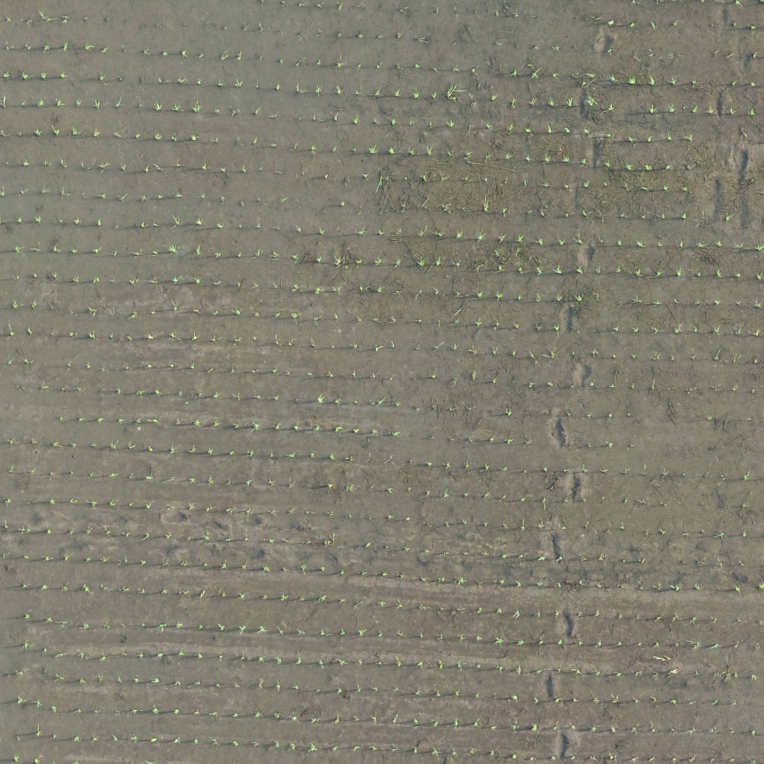
#> input picture datasets/aipal-nchu_RiceSeedlingDataset/images/1.jpg, 1527 x 1527 px, found by its file name (shown at 1/2 size); its folder holds only this picture in this run
$ python image_manipulation.py
#> lines starting #> are read from the running program, lines starting #| are printed output that depends on the picture
#> further down, src_img is the input picture: shape (1527, 1527, 3); mean B, G, R 112.3, 126.1, 129.4
import os
import numpy as np
import matplotlib.pyplot as plt
import shutil
import pandas as pd
import cv2
from sklearn.cluster import KMeans


def find_average_color(image):
    average_color_row = np.average(image, axis=0)
    print(len(average_color_row))
    average_color1 = np.average(average_color_row, axis=0)
    # print(average_color1)

    average_color = []
    for i in range(3):
        average_color.append(int(average_color1[i]))

    avg_color_img = np.ones((312, 312, 3), dtype=np.uint8)
    avg_color_img[:, :] = average_color1

    return average_color, avg_color_img


def compute_histogram(image):
    green_hist = cv2.calcHist([image], [1], None, [16], [0, 256])
    red_hist = cv2.calcHist([image], [2], None, [16], [0, 256])
    blue_hist = cv2.calcHist([image], [0], None, [16], [0, 256])

    green_hist = [x.tolist()[0] for x in green_hist]
    red_hist = [x.tolist()[0] for x in red_hist]
    blue_hist = [x.tolist()[0] for x in blue_hist]

    hist = []
    for k in red_hist:
        hist.append(k)
    for k in green_hist:
        hist.append(k)
    for k in blue_hist:
        hist.append(k)

    return hist


# [31 lines left out: function find_hist_dist, not called in this run]


def find_k_means_clusters_from_hist(cells, cell_histograms):
    wcss = []
    for i in range(1, 11):
        k_means = KMeans(n_clusters=i, init="k-means++", random_state=42)
        k_means.fit(cell_histograms)
        wcss.append(k_means.inertia_)

    # [4 lines of commented-out code are left out]

    k_means_optimum = KMeans(n_clusters=2, init="k-means++", random_state=42)
    y = list(map(int, k_means_optimum.fit_predict(cell_histograms)))

    clusters_dict = {}
    for k in range(len(y)):
        if y[k] not in clusters_dict:
            clusters_dict[y[k]] = [[cells[k], k]]
        else:
            clusters_dict[y[k]].append([cells[k], k])

    clusters_lst = []

    for _ in range(len(clusters_dict)):
        clusters_lst.append([])

    return clusters_dict, clusters_lst


# [128 lines left out: functions find_cluster_dist, min_zero_row, mark_matrix, adjust_matrix, hungarian_algorithm, ans_calculation, not called in this run]


def proccess_file(image, filename):
#> called with filename = '1.jpg'
    (h, w) = image.shape[:2]
#> h = 1527; w = 1527

    cell_size = 300

    hq = h // cell_size
#> hq = 5
    wq = w // cell_size
#> wq = 5

    cells = []
    cell_colors = []
    cell_histograms = []

    for i in range(1, (hq + 1)):
        for j in range(1, (wq + 1)):
            cell = image[
                (i - 1) * cell_size : i * cell_size, (j - 1) * cell_size : j * cell_size
            ]
            cells.append(cell)

            cell_color, cell_avg_color_img = find_average_color(cell)
            cell_colors.append(cell_color)

            cell_histograms.append(compute_histogram(cell))
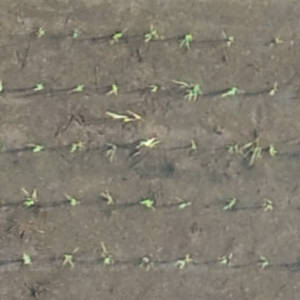
#> cell: shape (300, 300, 3); mean B, G, R 111.4, 124.3, 130.1
#> after the loop, cell_colors = 25 items, first 6: [118, 131, 132], [117, 130, 130], [113, 126, 126], [108, 121, 122], [107, 121, 123], [117, 131, 132]; cell_histograms = 25 items; cells = 25 items

            # New cell
            # print("New cell")

    # (
    #     min_distance_cells,
    #     min_distance,
    #     max_distance_cells,
    #     max_distance,
    #     distances,
    # ) = find_hist_dist(cell_histograms)

    # print("Min Distance", min_distance)
    # print(
    #     "Min Distance Cells: "
    #     + str(min_distance_cells[0])
    #     + " "
    #     + str(min_distance_cells[1])
    # )

    # min_dist_c1_name = "Min Dist Cell 1 (Cell " + str(min_distance_cells[0]) + ")"
    # min_dist_c2_name = "Min Dist Cell 2 (Cell " + str(min_distance_cells[1]) + ")"

    # cv2.imshow(min_dist_c1_name, cells[min_distance_cells[0] - 1])
    # cv2.imshow(min_dist_c2_name, cells[min_distance_cells[1] - 1])
    # cv2.waitKey(0)

    # print("Max Distance", max_distance)
    # print(
    #     "Max Distance Cells: "
    #     + str(max_distance_cells[0])
    #     + " "
    #     + str(max_distance_cells[1])
    # )

    # max_dist_c1_name = "Max Dist Cell 1 (Cell " + str(max_distance_cells[0]) + ")"
    # max_dist_c2_name = "Max Dist Cell 2 (Cell " + str(max_distance_cells[1]) + ")"

    # cv2.imshow(max_dist_c1_name, cells[max_distance_cells[0] - 1])
    # cv2.imshow(max_dist_c2_name, cells[max_distance_cells[1] - 1])
    # cv2.waitKey(0)

    clusters_dict, clusters_lst = find_k_means_clusters_from_hist(
        cells, cell_histograms
    )
#> after the loop in find_k_means_clusters_from_hist, `for i in range(1, 11):`: wcss = [2.92e+10, 9.06e+09, 5.59e+09, 3.38e+09, 2.58e+09, 1.76e+09, 1.38e+09, 1.17e+09, 968156476.9, 753030455.1]
#> in find_k_means_clusters_from_hist, `y = list(map(int, k_means_optimum.fit_predict(cell_histograms)))`: y = 25 values, max 1 at index 0, min 0 at index 3, mean 0.48
#> the loop in find_k_means_clusters_from_hist, `for k in range(len(y)):` made 25 passes
#> after the loop in find_k_means_clusters_from_hist, `for k in range(len(y)):`: clusters_dict = 2 items
#> the loop in find_k_means_clusters_from_hist, `for _ in range(len(clusters_dict)):` made 2 passes
#> after the loop in find_k_means_clusters_from_hist, `for _ in range(len(clusters_dict)):`: clusters_lst = [[], []]
#> clusters_dict = 2 items; clusters_lst = [[], []]

    for bucket in clusters_dict.keys():
        for cell in clusters_dict[bucket]:
            clusters_lst[bucket].append(cell[1])

        bucket_dir = "output\\" + filename[0:-4] + "\\" + str(bucket)
        os.mkdir(bucket_dir)

        for i in range(len(clusters_dict[bucket])):
            cv2.imwrite(
                os.path.join(
                    bucket_dir, "cell" + str(clusters_dict[bucket][i][1]) + ".jpg"
                ),
                clusters_dict[bucket][i][0],
            )
#> this loop made 2 passes
#> bucket_dir on pass 1: 'output\\1\\1'
#> (bucket, bucket_dir) on pass 2: (0, 'output\\1\\0')
#> pass 1, in proccess_file, `cv2.imwrite( os.path.join( bucket_dir, "cell" + str(clusters_dict[buck..`:
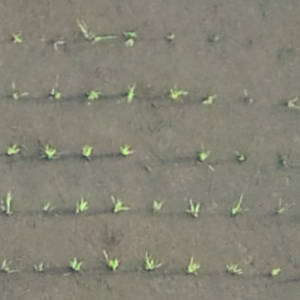
#> saved as cell0.jpg: shape (300, 300, 3); mean B, G, R 118, 131.4, 132.9
#> pass 1, in proccess_file, `cv2.imwrite( os.path.join( bucket_dir, "cell" + str(clusters_dict[buck..`:
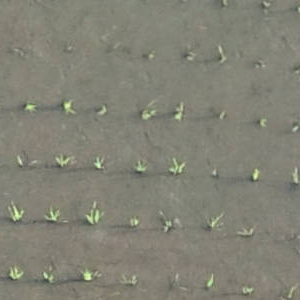
#> saved as cell1.jpg: shape (300, 300, 3); mean B, G, R 117.4, 130.3, 130.5
#> pass 1, in proccess_file, `cv2.imwrite( os.path.join( bucket_dir, "cell" + str(clusters_dict[buck..`:
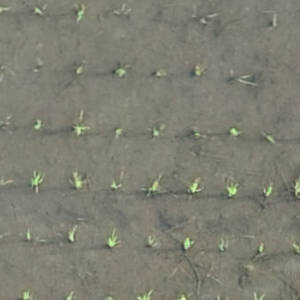
#> saved as cell2.jpg: shape (300, 300, 3); mean B, G, R 114, 126.7, 126.9
#> pass 1, in proccess_file, `cv2.imwrite( os.path.join( bucket_dir, "cell" + str(clusters_dict[buck..`:
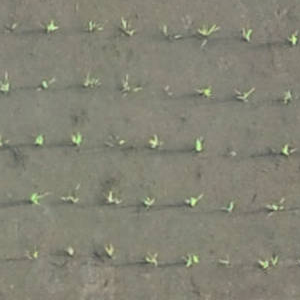
#> saved as cell5.jpg: shape (300, 300, 3); mean B, G, R 117.2, 131.4, 132.1

    return clusters_lst


for root, dirs, files in os.walk("output\\"):
    for f in files:
        os.unlink(os.path.join(root, f))
    for d in dirs:
        shutil.rmtree(os.path.join(root, d))

directory = r"datasets\example_rostock_soda_rgb\images"

global_clusters_lst = []
for filename in os.listdir(directory):
    f = os.path.join(directory, filename)

    file_output_dir = "output\\" + filename[0:-4]
    # print(file_output_dir)
    os.mkdir(file_output_dir)

    if os.path.isfile(f):
        src_img = cv2.imread(f)

        print(f)

        proccess_file(src_img, filename)

#> (the run stopped early here; a loop or call above may not have finished)

$ run again, on datasets/aipal-nchu_RiceSeedlingDataset/images/5.jpg
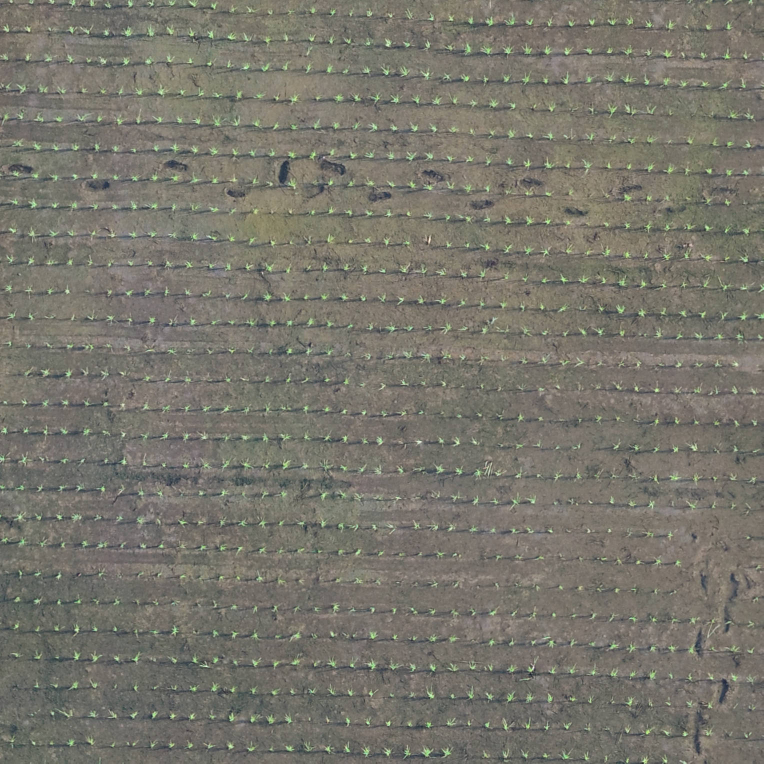
#> input picture datasets/aipal-nchu_RiceSeedlingDataset/images/5.jpg, 1527 x 1527 px, found by its file name (shown at 1/2 size)
#> src_img is the input picture: shape (1527, 1527, 3); mean B, G, R 107.5, 117.5, 119.4
#> after the loop in proccess_file, `for i in range(1, (hq + 1)):`:
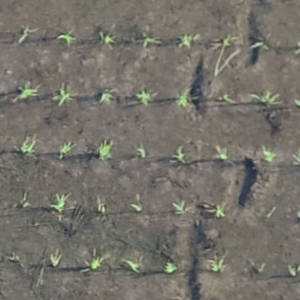
#> cell: shape (300, 300, 3); mean B, G, R 106, 114.1, 117.2
#> after the loop in proccess_file, `for i in range(1, (hq + 1)):`: cell_colors = 25 items, first 6: [110, 120, 121], [112, 127, 127], [110, 121, 123], [109, 121, 125], [107, 120, 122], [111, 120, 121]; cell_histograms = 25 items
#> after the loop in find_k_means_clusters_from_hist, `for i in range(1, 11):`: wcss = [1.59e+10, 7.61e+09, 4.15e+09, 3.33e+09, 2.21e+09, 2.03e+09, 1.52e+09, 1.33e+09, 1.22e+09, 966596029.5]
#> y = 25 values, max 1 at index 15, min 0 at index 0, mean 0.2
#> the loop in find_k_means_clusters_from_hist, `for k in range(len(y)):` made 25 passes
#> after the loop in find_k_means_clusters_from_hist, `for k in range(len(y)):`: clusters_dict = 2 items
#> the loop in find_k_means_clusters_from_hist, `for _ in range(len(clusters_dict)):` made 2 passes
#> after the loop in find_k_means_clusters_from_hist, `for _ in range(len(clusters_dict)):`: clusters_lst = [[], []]
#> in proccess_file, `clusters_dict, clusters_lst = find_k_means_clusters_from_hist( cells, ..`: clusters_dict = 2 items; clusters_lst = [[], []]
#> the loop in proccess_file, `for bucket in clusters_dict.keys():` made 2 passes
#> bucket_dir on passes 1 to 2: 'output\\5\\0', 'output\\5\\1'
#> pass 1, in proccess_file, `cv2.imwrite( os.path.join( bucket_dir, "cell" + str(clusters_dict[buck..`:
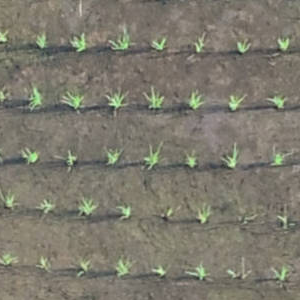
#> saved as cell3.jpg: shape (300, 300, 3); mean B, G, R 109.4, 121.8, 125.1

$ run again, on datasets/aipal-nchu_RiceSeedlingDataset/images/6.jpg
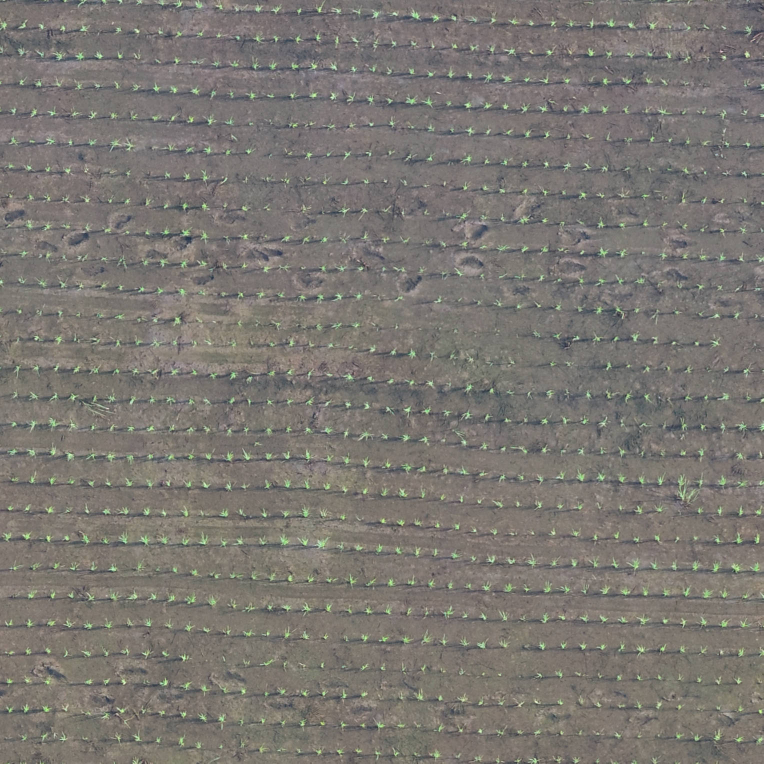
#> input picture datasets/aipal-nchu_RiceSeedlingDataset/images/6.jpg, 1527 x 1527 px, found by its file name (shown at 1/2 size)
#> src_img is the input picture: shape (1527, 1527, 3); mean B, G, R 113.3, 118.9, 122.5
#> after the loop in proccess_file, `for i in range(1, (hq + 1)):`:
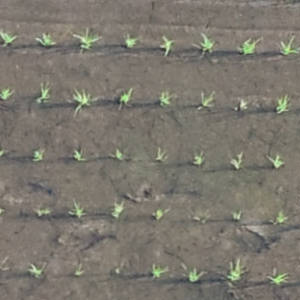
#> cell: shape (300, 300, 3); mean B, G, R 110, 119.6, 123.9
#> after the loop in proccess_file, `for i in range(1, (hq + 1)):`: cell_colors = 25 items, first 6: [116, 118, 121], [117, 117, 121], [117, 117, 120], [115, 116, 120], [116, 116, 120], [115, 119, 123]; cell_histograms = 25 items
#> after the loop in find_k_means_clusters_from_hist, `for i in range(1, 11):`: wcss = [6.18e+09, 2.77e+09, 2.3e+09, 1.34e+09, 1.19e+09, 883776298.7, 767457353.5, 657740350.5, 571139849.8, 422292851.5]
#> y = 25 values, max 1 at index 10, min 0 at index 0, mean 0.52
#> the loop in find_k_means_clusters_from_hist, `for k in range(len(y)):` made 25 passes
#> after the loop in find_k_means_clusters_from_hist, `for k in range(len(y)):`: clusters_dict = 2 items
#> the loop in find_k_means_clusters_from_hist, `for _ in range(len(clusters_dict)):` made 2 passes
#> after the loop in find_k_means_clusters_from_hist, `for _ in range(len(clusters_dict)):`: clusters_lst = [[], []]
#> in proccess_file, `clusters_dict, clusters_lst = find_k_means_clusters_from_hist( cells, ..`: clusters_dict = 2 items; clusters_lst = [[], []]
#> the loop in proccess_file, `for bucket in clusters_dict.keys():` made 2 passes
#> bucket_dir on passes 1 to 2: 'output\\6\\0', 'output\\6\\1'
#> pass 1, in proccess_file, `cv2.imwrite( os.path.join( bucket_dir, "cell" + str(clusters_dict[buck..`:
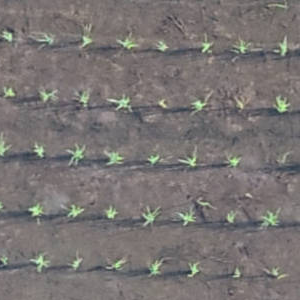
#> saved as cell3.jpg: shape (300, 300, 3); mean B, G, R 115.1, 116.2, 120.9

$ run again, on datasets/aipal-nchu_RiceSeedlingDataset/images/7.jpg
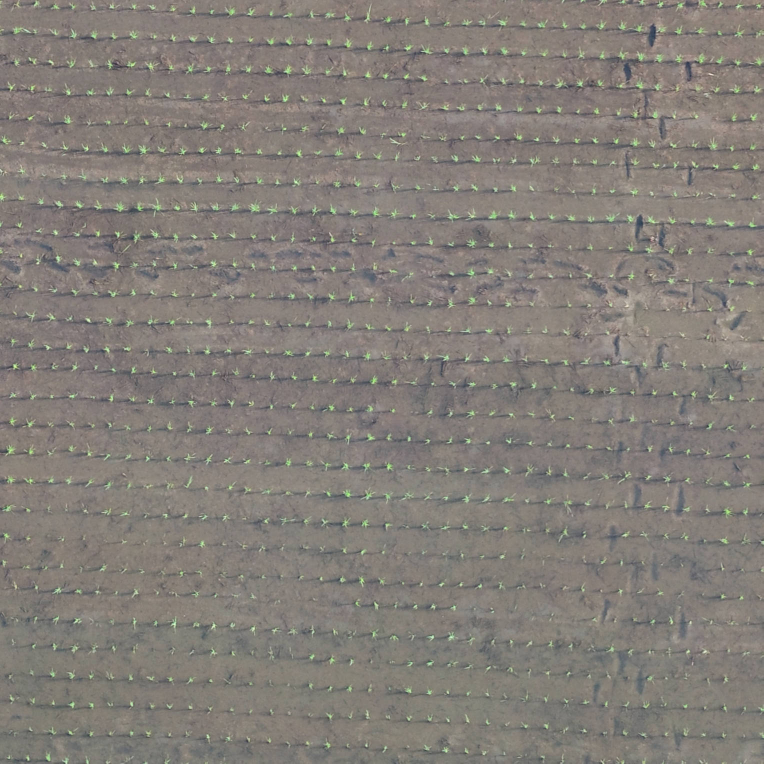
#> input picture datasets/aipal-nchu_RiceSeedlingDataset/images/7.jpg, 1527 x 1527 px, found by its file name (shown at 1/2 size)
#> src_img is the input picture: shape (1527, 1527, 3); mean B, G, R 119.9, 126.2, 131.5
#> after the loop in proccess_file, `for i in range(1, (hq + 1)):`:
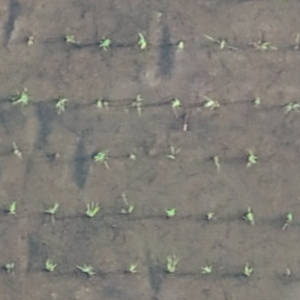
#> cell: shape (300, 300, 3); mean B, G, R 118.7, 125.3, 128.3
#> after the loop in proccess_file, `for i in range(1, (hq + 1)):`: cell_colors = 25 items, first 6: [118, 124, 131], [119, 125, 133], [119, 126, 133], [120, 126, 134], [120, 128, 136], [119, 124, 130]; cell_histograms = 25 items
#> after the loop in find_k_means_clusters_from_hist, `for i in range(1, 11):`: wcss = [7.97e+09, 5e+09, 3.78e+09, 2.84e+09, 2.1e+09, 1.72e+09, 1.11e+09, 957656456, 813465752.5, 644610927.7]
#> y = 25 values, max 1 at index 0, min 0 at index 4, mean 0.76
#> the loop in find_k_means_clusters_from_hist, `for k in range(len(y)):` made 25 passes
#> after the loop in find_k_means_clusters_from_hist, `for k in range(len(y)):`: clusters_dict = 2 items
#> the loop in find_k_means_clusters_from_hist, `for _ in range(len(clusters_dict)):` made 2 passes
#> after the loop in find_k_means_clusters_from_hist, `for _ in range(len(clusters_dict)):`: clusters_lst = [[], []]
#> in proccess_file, `clusters_dict, clusters_lst = find_k_means_clusters_from_hist( cells, ..`: clusters_dict = 2 items; clusters_lst = [[], []]
#> the loop in proccess_file, `for bucket in clusters_dict.keys():` made 2 passes
#> bucket_dir on pass 1: 'output\\7\\1'
#> pass 1, in proccess_file, `cv2.imwrite( os.path.join( bucket_dir, "cell" + str(clusters_dict[buck..`:
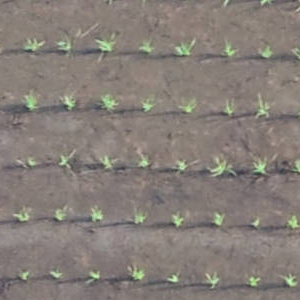
#> saved as cell3.jpg: shape (300, 300, 3); mean B, G, R 120, 126.3, 134
